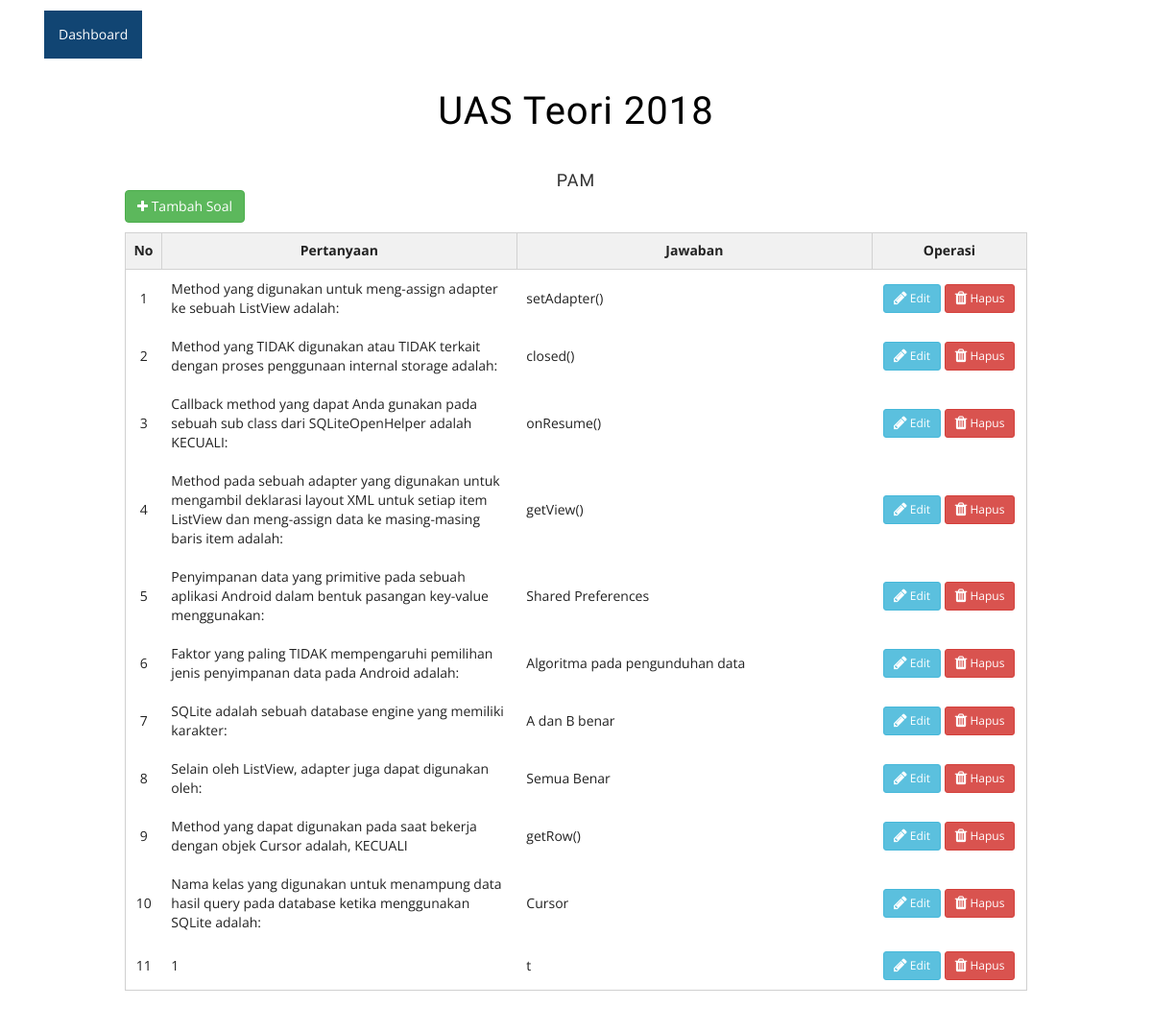
The app's page /daftarsoal.php?mapel=7&id_ujian=7 (signed in), older data.
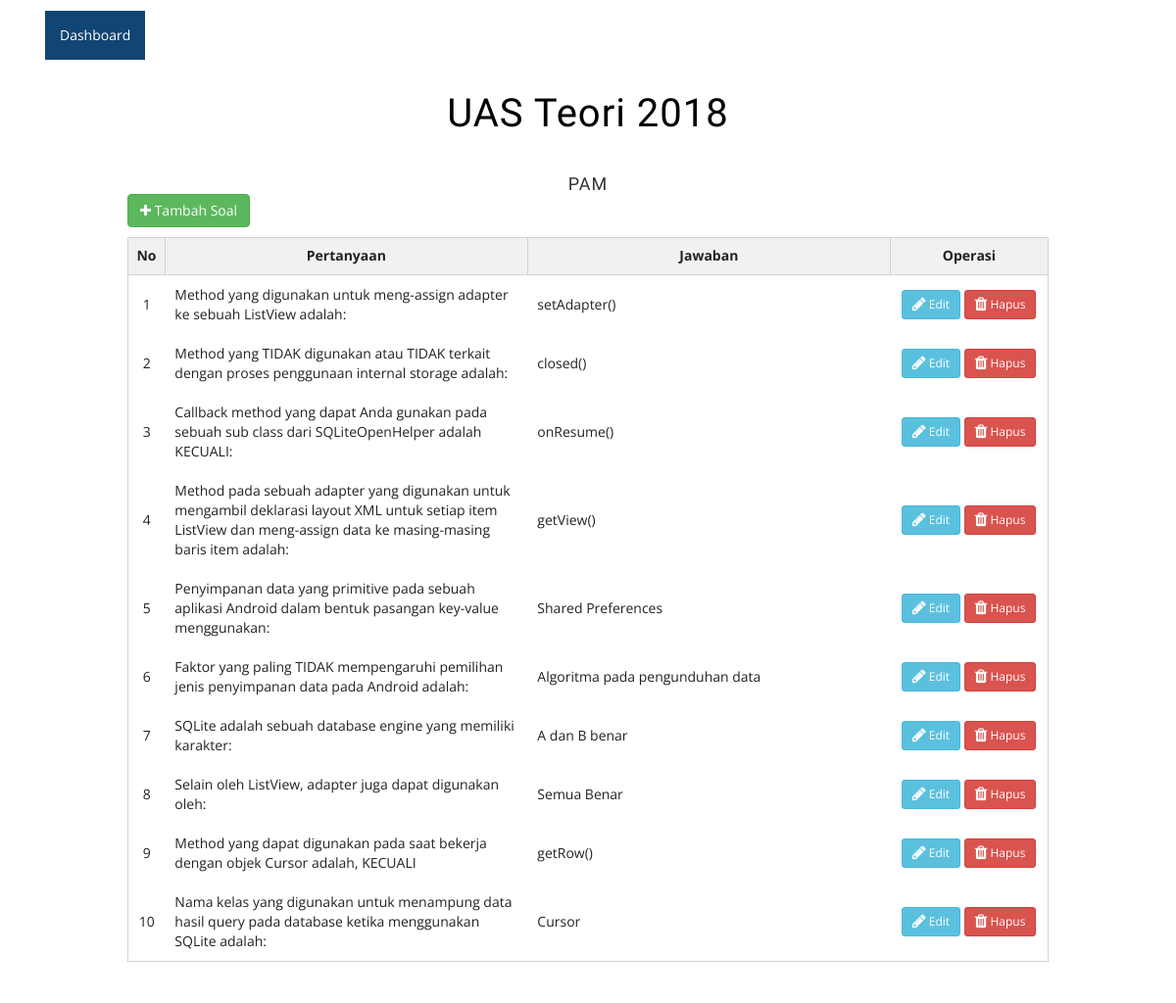
The same page, newer data.
### tables this page shows
CREATE TABLE IF NOT EXISTS `soal` (
  `id_soal` int(11) NOT NULL,
  `id_mapel` int(11) NOT NULL,
  `pertanyaan` varchar(1000) NOT NULL,
  `opsi1` varchar(1000) NOT NULL,
  `opsi2` varchar(1000) NOT NULL,
  `opsi3` varchar(1000) NOT NULL,
  `opsi4` varchar(1000) NOT NULL,
  `jawaban` varchar(1000) NOT NULL,
  `id_ujian` int(11) DEFAULT NULL,
  `id_kisi` int(11) DEFAULT NULL
);

### daftarsoal.php (the view, shortened to what this page needs)
<?php
	include 'common/header.php';
	if (isset($_GET['id_ujian'])) {
		$mapel		= $_GET['mapel'];
		$id_ujian	= $_GET['id_ujian'];
		$query_soal = mysql_query("SELECT * FROM soal WHERE id_ujian='$id_ujian'");
	} elseif (isset($_GET['id_kisi'])) {
		$mapel		= $_GET['mapel'];
		$id_kisi	= $_GET['id_kisi'];
		$query_soal = mysql_query("SELECT * FROM soal WHERE id_kisi='$id_kisi'");
	}
	$query_mapel 	= mysql_query("SELECT * FROM mapel WHERE id_mapel='$mapel'");
	$data_mapel  	= mysql_fetch_array($query_mapel);
	$nama_mapel		= $data_mapel['nama'];
	if (isset($_GET['id_ujian'])) {
		$query_ujian 	= mysql_query("SELECT * FROM ujian WHERE id_ujian='$id_ujian'");
		$data_ujian  	= mysql_fetch_array($query_ujian);
		$nama 			= $data_ujian['nama_ujian'];
	} elseif (isset($_GET['id_kisi'])) {
		$query_kisi 	= mysql_query("SELECT * FROM kisi WHERE id_kisi='$id_kisi'");
		$data_kisi  	= mysql_fetch_array($query_kisi);
		$nama 			= $data_kisi['nama_kisi'];
	}
	$no = 1;
?>
<head>
</head>
<body>
<div class="check-out">
	<div class="container">
		<div class="spec" style="margin-left: 100px; margin-right: 100px;">
			<h3><?php echo $nama ?></h3>
			<h4><?php echo $nama_mapel ?></h4>
			<table style="margin-bottom: 10px;">
				<tr>
					<td>
						<?php if (isset($_GET['id_ujian'])) { ?>
							<a class="btn btn-success" href="tambahsoal.php?mapel=<?php echo $mapel ?>&id_ujian=<?php echo $id_ujian ?>"><i class="fa fa-plus fa-md"></i> Tambah Soal</a>
						<?php } elseif (isset($_GET['id_kisi'])) {?>
							<a class="btn btn-success" href="tambahsoal.php?mapel=<?php echo $mapel ?>&id_kisi=<?php echo $id_kisi ?>"><i class="fa fa-plus fa-md"></i> Tambah Soal</a>
						<?php } ?>
					</td>
				</tr>
			</table>
			<table class="table">
				<tr>
					<th class="t-head" width="10"><center>No</center></th>
					<th class="t-head" width="370"><center>Pertanyaan</center></th>
					<th class="t-head" width="370"><center>Jawaban</center></th>
					<th class="t-head"><center>Operasi</center></th>
		  		</tr>
		  		<?php if (mysql_num_rows($query_soal)==0) { ?>
		  		<tr><td colspan="6" class="t-data">Tidak ada Soal.</td></tr>
		  		<?php }else{
				  		while ($detail = mysql_fetch_array($query_soal,MYSQL_ASSOC) ) {?>
				  		<tr class="cross">
				  			<td class="t-data"><center><?php echo $no; $no++ ?></center></td>
					 		<td class="t-data"><?php echo($detail['pertanyaan']) ?></td>
							<td class="t-data"><?php echo($detail['jawaban']) ?></td>
							<td class="t-data"><center>
								<a class="btn btn-info btn-sm" href="editsoal.php?soal=<?php echo($detail['id_soal']) ?>"><i class="fa fa-pencil fa-lg"></i> Edit
								</a>
								<?php if (isset($_GET['id_ujian'])) { ?>
									<a class="btn btn-danger btn-sm" href="hapussoal_process.php?soal=<?php echo($detail['id_soal']) ?>&id_ujian=<?php echo $id_ujian ?>"><i class="fa fa-trash fa-lg"></i> Hapus
								<?php } elseif (isset($_GET['id_kisi'])) { ?>
									<a class="btn btn-danger btn-sm" href="hapussoal_process.php?soal=<?php echo($detail['id_soal']) ?>&id_kisi=<?php echo $id_kisi ?>"><i class="fa fa-trash fa-lg"></i> Hapus
								<?php } ?>
								</a></center>
							</td>
				  		</tr>
		  		<?php }} ?>
			</table>
		 </div>
	</div>
</div>

Row changes from the older to the newer data that the page shows:
removed soal: pertanyaan "1", jawaban "t"
